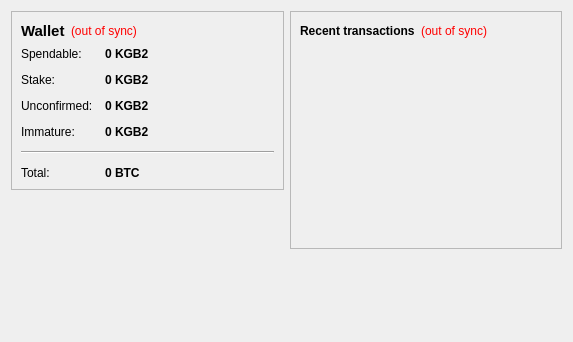
<?xml version="1.0" encoding="UTF-8"?>
<ui version="4.0">
 <class>OverviewPage</class>
 <widget class="QWidget" name="OverviewPage">
  <property name="geometry">
   <rect>
    <x>0</x>
    <y>0</y>
    <width>573</width>
    <height>342</height>
   </rect>
  </property>
  <property name="windowTitle">
   <string>Form</string>
  </property>
  <layout class="QHBoxLayout" name="horizontalLayout" stretch="1,1">
   <item>
    <layout class="QVBoxLayout" name="verticalLayout_2">
     <item>
      <widget class="QFrame" name="frame">
       <property name="frameShape">
        <enum>QFrame::StyledPanel</enum>
       </property>
       <property name="frameShadow">
        <enum>QFrame::Raised</enum>
       </property>
       <layout class="QVBoxLayout" name="verticalLayout_4">
        <item>
         <layout class="QHBoxLayout" name="horizontalLayout_4">
          <item>
           <widget class="QLabel" name="label_5">
            <property name="font">
             <font>
              <pointsize>11</pointsize>
              <weight>75</weight>
              <bold>true</bold>
             </font>
            </property>
            <property name="text">
             <string>Wallet</string>
            </property>
           </widget>
          </item>
          <item>
           <widget class="QLabel" name="labelWalletStatus">
            <property name="toolTip">
             <string>The displayed information may be out of date. Your wallet automatically synchronizes with the KangarooBits2 network after a connection is established, but this process has not completed yet.</string>
            </property>
            <property name="styleSheet">
             <string notr="true">QLabel { color: red; }</string>
            </property>
            <property name="text">
             <string notr="true">(out of sync)</string>
            </property>
            <property name="alignment">
             <set>Qt::AlignLeading|Qt::AlignLeft|Qt::AlignVCenter</set>
            </property>
           </widget>
          </item>
          <item>
           <spacer name="horizontalSpacer_2">
            <property name="orientation">
             <enum>Qt::Horizontal</enum>
            </property>
            <property name="sizeHint" stdset="0">
             <size>
              <width>40</width>
              <height>20</height>
             </size>
            </property>
           </spacer>
          </item>
         </layout>
        </item>
        <item>
         <layout class="QFormLayout" name="formLayout_2">
          <property name="fieldGrowthPolicy">
           <enum>QFormLayout::AllNonFixedFieldsGrow</enum>
          </property>
          <property name="horizontalSpacing">
           <number>12</number>
          </property>
          <property name="verticalSpacing">
           <number>12</number>
          </property>
          <item row="0" column="0">
           <widget class="QLabel" name="label">
            <property name="text">
             <string>Spendable:</string>
            </property>
           </widget>
          </item>
          <item row="0" column="1">
           <widget class="QLabel" name="labelBalance">
            <property name="font">
             <font>
              <weight>75</weight>
              <bold>true</bold>
             </font>
            </property>
            <property name="cursor">
             <cursorShape>IBeamCursor</cursorShape>
            </property>
            <property name="toolTip">
             <string>Your current spendable balance</string>
            </property>
            <property name="text">
             <string notr="true">0 KGB2</string>
            </property>
            <property name="textInteractionFlags">
             <set>Qt::LinksAccessibleByMouse|Qt::TextSelectableByKeyboard|Qt::TextSelectableByMouse</set>
            </property>
           </widget>
          </item>
          <item row="1" column="0">
           <widget class="QLabel" name="label_6">
            <property name="text">
             <string>Stake:</string>
            </property>
           </widget>
          </item>
          <item row="1" column="1">
           <widget class="QLabel" name="labelStake">
            <property name="font">
             <font>
              <weight>75</weight>
              <bold>true</bold>
             </font>
            </property>
            <property name="cursor">
             <cursorShape>IBeamCursor</cursorShape>
            </property>
            <property name="toolTip">
             <string>Total of coins that was staked, and do not yet count toward the current balance</string>
            </property>
            <property name="text">
             <string notr="true">0 KGB2</string>
            </property>
            <property name="textInteractionFlags">
             <set>Qt::LinksAccessibleByMouse|Qt::TextSelectableByKeyboard|Qt::TextSelectableByMouse</set>
            </property>
           </widget>
          </item>
          <item row="2" column="0">
           <widget class="QLabel" name="label_3">
            <property name="text">
             <string>Unconfirmed:</string>
            </property>
           </widget>
          </item>
          <item row="2" column="1">
           <widget class="QLabel" name="labelUnconfirmed">
            <property name="font">
             <font>
              <weight>75</weight>
              <bold>true</bold>
             </font>
            </property>
            <property name="cursor">
             <cursorShape>IBeamCursor</cursorShape>
            </property>
            <property name="toolTip">
             <string>Total of transactions that have yet to be confirmed, and do not yet count toward the current balance</string>
            </property>
            <property name="text">
             <string notr="true">0 KGB2</string>
            </property>
            <property name="textInteractionFlags">
             <set>Qt::LinksAccessibleByMouse|Qt::TextSelectableByKeyboard|Qt::TextSelectableByMouse</set>
            </property>
           </widget>
          </item>
          <item row="3" column="0">
           <widget class="QLabel" name="labelImmatureText">
            <property name="text">
             <string>Immature:</string>
            </property>
           </widget>
          </item>
          <item row="3" column="1">
           <widget class="QLabel" name="labelImmature">
            <property name="font">
             <font>
              <weight>75</weight>
              <bold>true</bold>
             </font>
            </property>
            <property name="toolTip">
             <string>Mined balance that has not yet matured</string>
            </property>
            <property name="text">
             <string notr="true">0 KGB2</string>
            </property>
            <property name="textInteractionFlags">
             <set>Qt::LinksAccessibleByMouse|Qt::TextSelectableByKeyboard|Qt::TextSelectableByMouse</set>
            </property>
           </widget>
          </item>
          <item row="4" column="0" colspan="2">
           <widget class="Line" name="line">
            <property name="orientation">
             <enum>Qt::Horizontal</enum>
            </property>
           </widget>
          </item>
          <item row="5" column="0">
           <widget class="QLabel" name="labelTotalText">
            <property name="text">
             <string>Total:</string>
            </property>
           </widget>
          </item>
          <item row="5" column="1">
           <widget class="QLabel" name="labelTotal">
            <property name="font">
             <font>
              <weight>75</weight>
              <bold>true</bold>
             </font>
            </property>
            <property name="cursor">
             <cursorShape>IBeamCursor</cursorShape>
            </property>
            <property name="toolTip">
             <string>Your current total balance</string>
            </property>
            <property name="text">
             <string notr="true">0 BTC</string>
            </property>
            <property name="textInteractionFlags">
             <set>Qt::LinksAccessibleByMouse|Qt::TextSelectableByKeyboard|Qt::TextSelectableByMouse</set>
            </property>
           </widget>
          </item>
         </layout>
        </item>
       </layout>
      </widget>
     </item>
     <item>
      <spacer name="verticalSpacer">
       <property name="orientation">
        <enum>Qt::Vertical</enum>
       </property>
       <property name="sizeHint" stdset="0">
        <size>
         <width>20</width>
         <height>40</height>
        </size>
       </property>
      </spacer>
     </item>
    </layout>
   </item>
   <item>
    <layout class="QVBoxLayout" name="verticalLayout_3">
     <item>
      <widget class="QFrame" name="frame_2">
       <property name="frameShape">
        <enum>QFrame::StyledPanel</enum>
       </property>
       <property name="frameShadow">
        <enum>QFrame::Raised</enum>
       </property>
       <layout class="QVBoxLayout" name="verticalLayout">
        <item>
         <layout class="QHBoxLayout" name="horizontalLayout_2">
          <item>
           <widget class="QLabel" name="label_4">
            <property name="text">
             <string>&lt;b&gt;Recent transactions&lt;/b&gt;</string>
            </property>
           </widget>
          </item>
          <item>
           <widget class="QLabel" name="labelTransactionsStatus">
            <property name="toolTip">
             <string>The displayed information may be out of date. Your wallet automatically synchronizes with the KangarooBits2 network after a connection is established, but this process has not completed yet.</string>
            </property>
            <property name="styleSheet">
             <string notr="true">QLabel { color: red; }</string>
            </property>
            <property name="text">
             <string notr="true">(out of sync)</string>
            </property>
            <property name="alignment">
             <set>Qt::AlignRight|Qt::AlignTrailing|Qt::AlignVCenter</set>
            </property>
           </widget>
          </item>
          <item>
           <spacer name="horizontalSpacer">
            <property name="orientation">
             <enum>Qt::Horizontal</enum>
            </property>
            <property name="sizeHint" stdset="0">
             <size>
              <width>40</width>
              <height>20</height>
             </size>
            </property>
           </spacer>
          </item>
         </layout>
        </item>
        <item>
         <widget class="QListView" name="listTransactions">
          <property name="styleSheet">
           <string notr="true">QListView { background: transparent; }</string>
          </property>
          <property name="frameShape">
           <enum>QFrame::NoFrame</enum>
          </property>
          <property name="verticalScrollBarPolicy">
           <enum>Qt::ScrollBarAlwaysOff</enum>
          </property>
          <property name="horizontalScrollBarPolicy">
           <enum>Qt::ScrollBarAlwaysOff</enum>
          </property>
          <property name="selectionMode">
           <enum>QAbstractItemView::NoSelection</enum>
          </property>
         </widget>
        </item>
       </layout>
      </widget>
     </item>
     <item>
      <spacer name="verticalSpacer_2">
       <property name="orientation">
        <enum>Qt::Vertical</enum>
       </property>
       <property name="sizeHint" stdset="0">
        <size>
         <width>20</width>
         <height>40</height>
        </size>
       </property>
      </spacer>
     </item>
    </layout>
   </item>
  </layout>
 </widget>
 <resources/>
 <connections/>
</ui>
